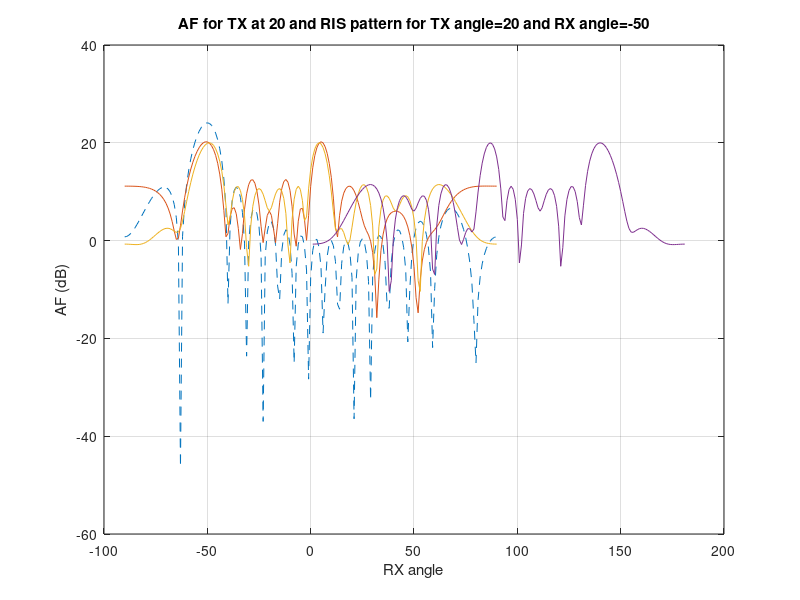
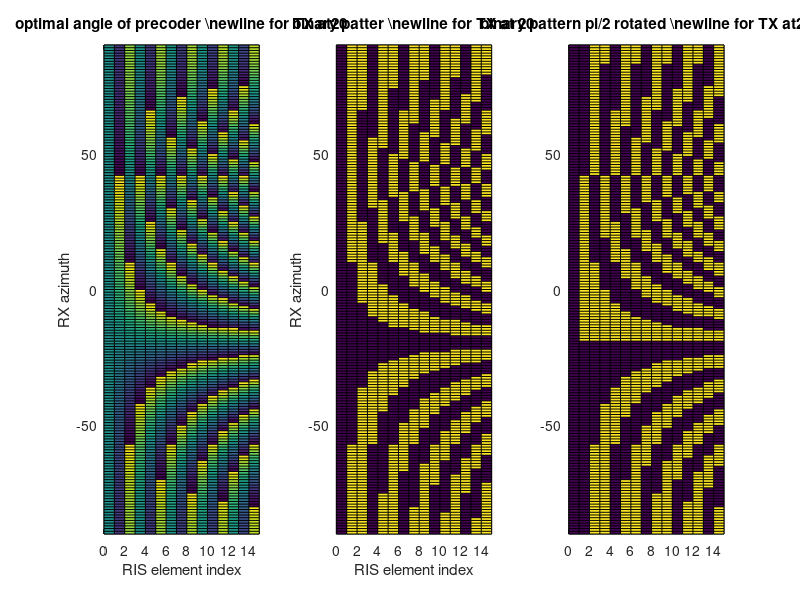

These figures' MATLAB source, in order:
clear
close all
f_c=3.5*10^9;% gdy odleglosc lambda/2- niezalezne od czestotliwosci
c=3*10^8;
d=c/f_c/2;% odleglosc miedzy elementmi antenowymi c=lambda*f
L=16;%liczba elementow antenowych

kat_TX=20% od 0 do 90; 0= na wprost RISa
kat_RX=-50%od 0 do -90 najsensowniejsze; 0= na wprost RISa
kanal_do_od_RIS=exp(-1j*2*pi*f_c/c*d*([0:L-1]*sind(kat_TX)+[0:L-1]*sind(kat_RX)));[L-1:-1:0]
katy_pomiarowe_RX=[-90:90];
prekoder=conj(kanal_do_od_RIS);
AF=exp(-1j*2*pi*f_c/c*d*([0:L-1]*sind(kat_TX)+sind(katy_pomiarowe_RX')*[0:L-1]))*transpose(prekoder);
plot(katy_pomiarowe_RX,10*log10(abs(AF).^2),'--')
hold on
prekoder_bin=2*(real(prekoder*exp(1j*0*pi/2))>0)-1;
AF=exp(-1j*2*pi*f_c/c*d*([0:L-1]*sind(kat_TX)+sind(katy_pomiarowe_RX')*[0:L-1]))*transpose(prekoder_bin);
plot(katy_pomiarowe_RX,10*log10(abs(AF).^2))
prekoder_bin=2*(real(prekoder*exp(1j*1*pi/2))>0)-1;
AF=exp(-1j*2*pi*f_c/c*d*([0:L-1]*sind(kat_TX)+sind(katy_pomiarowe_RX')*[0:L-1]))*transpose(prekoder_bin);
plot(katy_pomiarowe_RX,10*log10(abs(AF).^2))
xlabel('RX angle')
ylabel('AF (dB)')
title(['AF for TX at ' num2str(kat_TX) ' and RIS pattern for TX angle=' num2str(kat_TX) ' and RX angle=' num2str(kat_RX)])
% prekoder_bin=2*(real(prekoder*exp(1j*2*pi/2))>0)-1;
AF=exp(-1j*2*pi*f_c/c*d*([0:L-1]*sind(kat_TX)+sind(katy_pomiarowe_RX')*[L-1:-1:0]))*transpose(prekoder_bin);
%plot(10*log10(abs(AF).^2))
prekoder_bin=2*(real(prekoder*exp(1j*3*pi/2))>0)-1;
%AF=exp(-1j*2*pi*f_c/c*d*([0:L-1]*sind(kat_TX)+sind(katy_pomiarowe_RX')*[L-1:-1:0]))*transpose(prekoder_bin);
plot(10*log10(abs(AF).^2))
grid
figure
set_RX=[-90:90];
prekoder_ideal=exp(1j*2*pi*f_c/c*d*([0:L-1]*sind(kat_TX)+sind(set_RX')*[0:L-1]));%
prekoder_binary=zeros(length(set_RX),L);
prekoder_binary(real(prekoder_ideal)<0)=1;
subplot(1,3,1)
pcolor([0:L-1],set_RX,angle(prekoder_ideal))
title(['optimal angle of precoder \newline for TX at' num2str(kat_TX)])
xlabel('RIS element index')
ylabel('RX azimuth')
subplot(1,3,2)
pcolor([0:L-1],set_RX,prekoder_binary)
prekoder_binary2=zeros(length(set_RX),L);
prekoder_binary2(real(prekoder_ideal*exp(1j*pi/2))<0)=1; % jak zakladamy, ze do odbiornika dociera suma odbicia od
title(['binary patter \newline for TX at ' num2str(kat_TX)])
xlabel('RIS element index')
ylabel('RX azimuth')
% RIS i innych sciezek, to odbicie od RISa moze byc okrecone o jakis staly kat (tu 90 stopni),
% zeby byl w fazie tego bezposredniego.
subplot(1,3,3)
pcolor([0:L-1],set_RX,prekoder_binary2)
title(['binary pattern pi/2 rotated \newline for TX at' num2str(kat_TX)])
AA=unique(prekoder_binary2,'rows'); % 67
A=unique(prekoder_binary,'rows');

AAA=unique([AA;A;~AA;~A],'rows'); %obroty o 90 stopnia

%zbior dla wszystkich odbiorczych i nadawczych
set_TX=[0:90];
set_RX=[-90:90];
B=[];
for i=1:length(set_TX)
prekoder_ideal=exp(1j*2*pi*f_c/c*d*([0:L-1]*sind(set_TX(i))+sind(set_RX')*[0:L-1]));
prekoder_binary=real(prekoder_ideal)<0;
B=[B;prekoder_binary];
prekoder_binary=real(prekoder_ideal*exp(1j*pi/2))<0;
B=[B;prekoder_binary];
prekoder_binary=real(prekoder_ideal*exp(1j*pi))<0;
B=[B;prekoder_binary];
prekoder_binary=real(prekoder_ideal*exp(1j*3*pi/2))<0;
B=[B;prekoder_binary];
end
BB=unique(B,'rows');

rows_to_keep=ones(1,size(BB,1));
for i=1:size(BB,1)-1% probably not optimal removal
    for ii=i+1:size(BB,1)
        if rows_to_keep(i)==1 && sum(xor(BB(i,:),BB(ii,:)))<=2 % hamming distance to remove
            rows_to_keep(ii)=0;
        end
    end
end
CC=BB(logical(rows_to_keep),:);
c=0;





